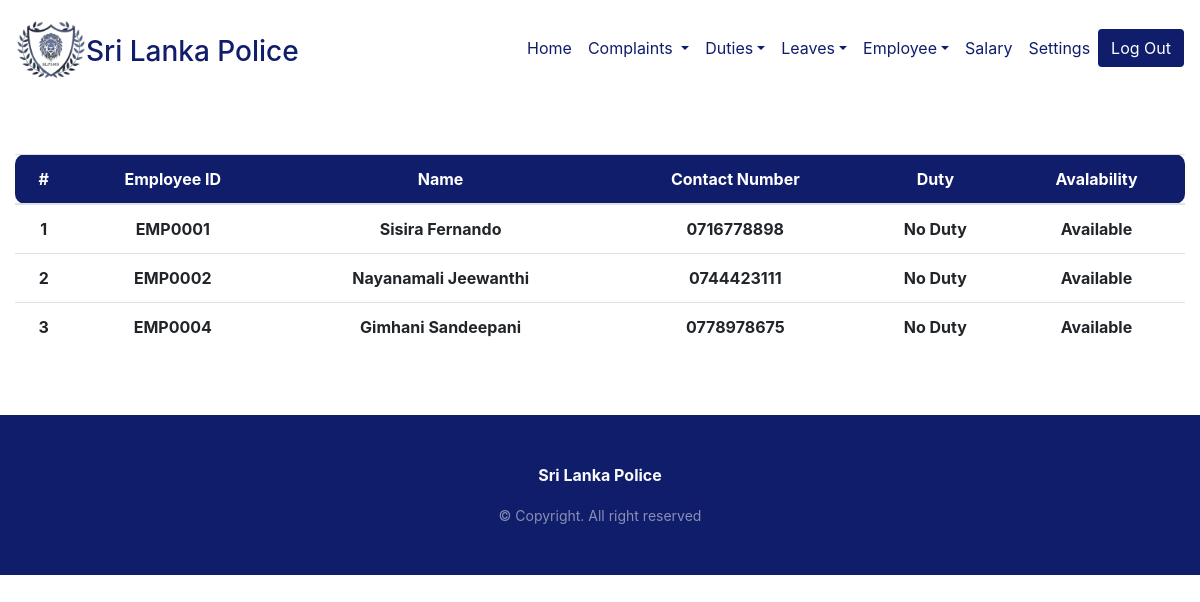
The app's page /src/check-avalability.php (signed in) with its own data.
### tables this page shows
CREATE TABLE `employee` (
  `empID` varchar(10) NOT NULL,
  `first_name` varchar(50) NOT NULL,
  `last_name` varchar(50) NOT NULL,
  `dob` date NOT NULL,
  `email` varchar(100) NOT NULL,
  `tel_no` varchar(10) NOT NULL,
  `address` varchar(250) NOT NULL,
  `nic` varchar(15) NOT NULL,
  `gender` varchar(6) NOT NULL,
  `appointment_date` date NOT NULL,
  `marital_status` varchar(20) NOT NULL,
  `rank` varchar(20) NOT NULL,
  `retired_status` tinyint(1) NOT NULL
);

### src/classes/class-employee.php (the view, shortened to what this page needs)
<?php
class Employee
{
    function viewEmployeeAvalability()
    {
        $currentDate = date("Y-m-d");
        $dbcon = new DBConnector();
        try {
            $con = $dbcon->getConnection();
            $employeeQuery = "SELECT empID, first_name, last_name, tel_no FROM employee WHERE retired_status = 0";
            $epstmt = $con->prepare($employeeQuery);
            $epstmt->execute();
            if ($epstmt->rowCount() > 0) {
                echo '<tbody>';
                $count = 1;
                while ($employeeRow = $epstmt->fetch(PDO::FETCH_ASSOC)) {
                    $empID = $employeeRow['empID'];
                    $empName = $employeeRow['first_name'] . ' ' . $employeeRow['last_name'];
                    $empContactNo = $employeeRow['tel_no'];
                    echo '<tr>';
                    echo '<th scope="row">' . $count . '</th>';
                    echo '<td data-title="Employee ID">' . $empID . '</td>';
                    echo '<td data-title="Name">' . $empName . '</td>';
                    echo '<td data-title="Contact Number">' . $empContactNo . '</td>';
                    $dutyQuery = "SELECT duty_type FROM duty WHERE empID = ? AND start <= ? AND end >= ?";
                    $dpstmt = $con->prepare($dutyQuery);
                    $dpstmt->bindValue(1, $empID);
                    $dpstmt->bindValue(2, $currentDate);
                    $dpstmt->bindValue(3, $currentDate);
                    $dpstmt->execute();
                    $leaveQuery = "SELECT leaveID FROM leaves WHERE empID = ? AND leave_start <= ? AND leave_end >= ?";
                    $lpstmt = $con->prepare($leaveQuery);
                    $lpstmt->bindValue(1, $empID);
                    $lpstmt->bindValue(2, $currentDate);
                    $lpstmt->bindValue(3, $currentDate);
                    $lpstmt->execute();
                    $isOnDuty = $dpstmt->rowCount() > 0;
                    $isOnLeave = $lpstmt->rowCount() > 0;
                    echo '<td data-title="Duty">';
                    if ($isOnDuty) {
                        $dutyType = $dpstmt->fetch(PDO::FETCH_ASSOC)['duty_type'];
                        echo $dutyType;
                    } else {
                        echo 'No Duty';
                    }
                    echo '</td>';
                    echo '<td data-title="Avalability">';
                    if ($isOnLeave) {
                        echo 'Not Available(On Leave)';
                    } else {
                        echo 'Available';
                    }
                    echo '</td>';
                    echo '</tr>';
                    $count++;
                }
                echo '</tbody>';
            } else {
                echo '<tbody><tr><td colspan="6">No records found.</td></tr></tbody>';
            }
        } catch (PDOException $ex) {
            echo $ex->getMessage();
        }
    }
}

### css/check-availability.css (style rules this page uses)
th, td { text-align: center; vertical-align: middle; }
th:first-child, td:first-child { border-top-left-radius: 10px; border-bottom-left-radius: 10px; }
th:last-child, td:last-child { border-top-right-radius: 10px; border-bottom-right-radius: 10px; }

### records on screen
employee: empID "EMP0001", empName "Sisira Fernando", tel_no "0716778898"
employee: empID "EMP0002", empName "Nayanamali Jeewanthi", tel_no "0744423111"
employee: empID "EMP0004", empName "Gimhani Sandeepani", tel_no "0778978675"
